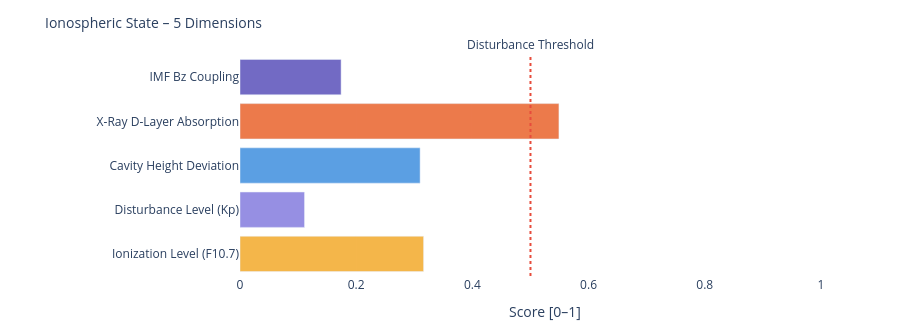

Here is the notebook cell this chart was saved with:
### Markdown cell above
---
### 📐 Systemic Insight: Geometric Cavity vs. Real Schumann Resonance

**Relevant for:** Layer 6 = delta analysis &nbsp;|&nbsp; Layer 7 = feature vector / system interpretation

A cavity height change from 80 km to 70 km shifts the **idealized geometric frequencies** only minimally:

| Modus | Aktuell | Referenz | Δ |
|-------|---------|----------|---|
| SR-1 | 10.4762 Hz | 10.4599 Hz | +16 mHz |
| SR-2 | 18.1452 Hz | 18.1171 Hz | +28 mHz |
| SR-3 | 25.6612 Hz | 25.6215 Hz | +40 mHz |
| SR-4 | 33.1285 Hz | 33.0772 Hz | +51 mHz |

The geometric effect is limited because 10 km is very small compared to Earth's radius (~6371 km).

**Consequence:** Real Schumann deviations are likely driven more strongly by **conductivity, damping, day/night structure, lightning distribution and source geometry** than by pure cavity height.

---

**Layer 6 compares:**
```
geometric Δ from Layer 4  vs.  observed Δ from real Schumann measurement data
```

**Layer 7 Feature:**
```
If real Δ >> geometric Δ  →  non-geometric factors dominant
```

### Code cell
# ============================================================
# IONOSPHERIC STATE – Summary gauge
# Five dimensions: ionization, disturbance, cavity height, X-Ray, Bz coupling
# ============================================================

def norm(v, lo, hi):
    if v is None: return None
    return round(max(0.0, min(1.0, (v - lo) / (hi - lo))), 3)

# Ionization level (F10.7 → F2-Layer)
ioniz = norm(f107_val, 60, 250)

# Disturbance level (Kp → E/F-Layer irregularities)
disturb = norm(kp_val, 0, 9)

# Cavity height deviation from reference (80 km)
h_dev = norm(abs(h_eff - 80), 0, 20)

# X-Ray ionization (D-Layer absorption)
xray_ioniz = None
if xray_now is not None:
    xray_ioniz = norm(math.log10(max(xray_now, 1e-9)) + 9, 0, 5)

# Bz coupling (southward Bz → stronger magnetosphere-ionosphere coupling)
bz_coupling = norm(-(bz_now or 0), -5, 30) if bz_now is not None else None

dims = [
    ('Ionization Level (F10.7)',    ioniz,      '#F2A623'),
    ('Disturbance Level (Kp)',      disturb,    '#7F77DD'),
    ('Cavity Height Deviation',     h_dev,      '#378ADD'),
    ('X-Ray D-Layer Absorption',    xray_ioniz, '#E85D24'),
    ('IMF Bz Coupling',             bz_coupling,'#534AB7'),
]

fig = go.Figure()
for name, val, col in dims:
    if val is not None:
        h = int(val * 20)
        bar = '█' * h + '░' * (20 - h)
        label = f'{name}:  {bar}  {val:.3f}'
    else:
        label = f'{name}:  {"─" * 20}  n/a'
    fig.add_trace(go.Bar(
        x=[val if val is not None else 0],
        y=[name],
        orientation='h',
        marker_color=col, opacity=0.82,
        showlegend=False
    ))

fig.add_vline(x=0.5, line_dash='dot', line_color='#e74c3c',
              annotation_text='Disturbance Threshold', annotation_position='top')
fig.update_layout(
    title=dict(text='Ionospheric State – 5 Dimensions', font=dict(size=14)),
    xaxis=dict(title='Score [0–1]', range=[0, 1.05]),
    height=330, plot_bgcolor='rgba(0,0,0,0)', paper_bgcolor='rgba(0,0,0,0)',
    margin=dict(l=240, r=50, t=55, b=40)
)
fig.show()

print(f'\nIonospheric state:')
for name, val, _ in dims:
    print(f'  {name:<35} {val:.3f}' if val is not None else f'  {name:<35} n/a')

### Figure 1 — Plotly figure (JSON) as saved in the notebook; plotly's stock layout.template omitted (floating-point values rounded to 4 significant figures)
{"data": [{"marker": {"color": "#F2A623"}, "opacity": 0.82, "orientation": "h", "showlegend": false, "type": "bar", "x": [0.316], "y": ["Ionization Level (F10.7)"]}, {"marker": {"color": "#7F77DD"}, "opacity": 0.82, "orientation": "h", "showlegend": false, "type": "bar", "x": [0.111], "y": ["Disturbance Level (Kp)"]}, {"marker": {"color": "#378ADD"}, "opacity": 0.82, "orientation": "h", "showlegend": false, "type": "bar", "x": [0.31], "y": ["Cavity Height Deviation"]}, {"marker": {"color": "#E85D24"}, "opacity": 0.82, "orientation": "h", "showlegend": false, "type": "bar", "x": [0.549], "y": ["X-Ray D-Layer Absorption"]}, {"marker": {"color": "#534AB7"}, "opacity": 0.82, "orientation": "h", "showlegend": false, "type": "bar", "x": [0.174], "y": ["IMF Bz Coupling"]}], "layout": {"annotations": [{"showarrow": false, "text": "Disturbance Threshold", "x": 0.5, "xanchor": "center", "xref": "x", "y": 1, "yanchor": "bottom", "yref": "y domain"}], "height": 330, "margin": {"b": 40, "l": 240, "r": 50, "t": 55}, "paper_bgcolor": "rgba(0,0,0,0)", "plot_bgcolor": "rgba(0,0,0,0)", "shapes": [{"line": {"color": "#e74c3c", "dash": "dot"}, "type": "line", "x0": 0.5, "x1": 0.5, "xref": "x", "y0": 0, "y1": 1, "yref": "y domain"}], "title": {"font": {"size": 14}, "text": "Ionospheric State – 5 Dimensions"}, "xaxis": {"range": [0, 1.05], "title": {"text": "Score [0–1]"}}}}
